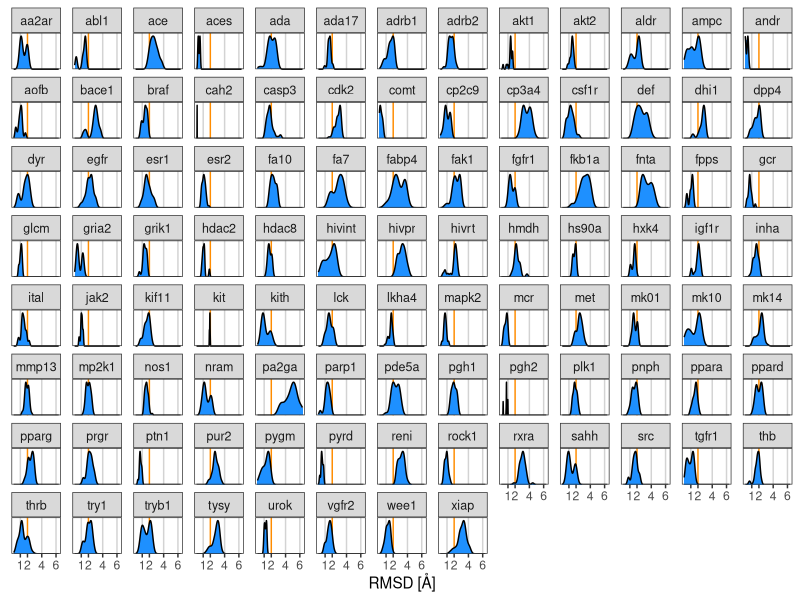

This figure's R source:
#!/usr/bin/env Rscript

library(tidyverse)

c_rmsds = read.table("conformers_rmsd.txt", header=T, sep=" ")

c_rmsds = filter(c_rmsds, parameters=='3sr' & minimisation=='yes')

distribution_plot = ggplot(filter(c_rmsds, conformer <= cap_50), aes(rmsd)) +
  geom_vline(xintercept = c(1, 4, 6), color='light grey') +
  geom_vline(xintercept = c(2), color='darkorange') +
  geom_density(fill='dodgerblue') +
  facet_wrap(. ~ target, ncol = 13, scales='free_y') +
  theme_bw() +
  theme(
    axis.title.y = element_blank(),
    axis.ticks.y = element_blank(),
    axis.text.y = element_blank(),
    strip.text = element_text(size=9),
    panel.grid = element_blank()
  ) +
  scale_x_continuous(breaks=c(1, 2, 4, 6)) +
  scale_y_continuous(
    expand = expansion(mult = c(0, 0.1))
  ) +
  labs(
    x = "RMSD [Å]"
  )

ggsave("figure2.png", distribution_plot, width=14, height=8, units="in", dpi=300)
